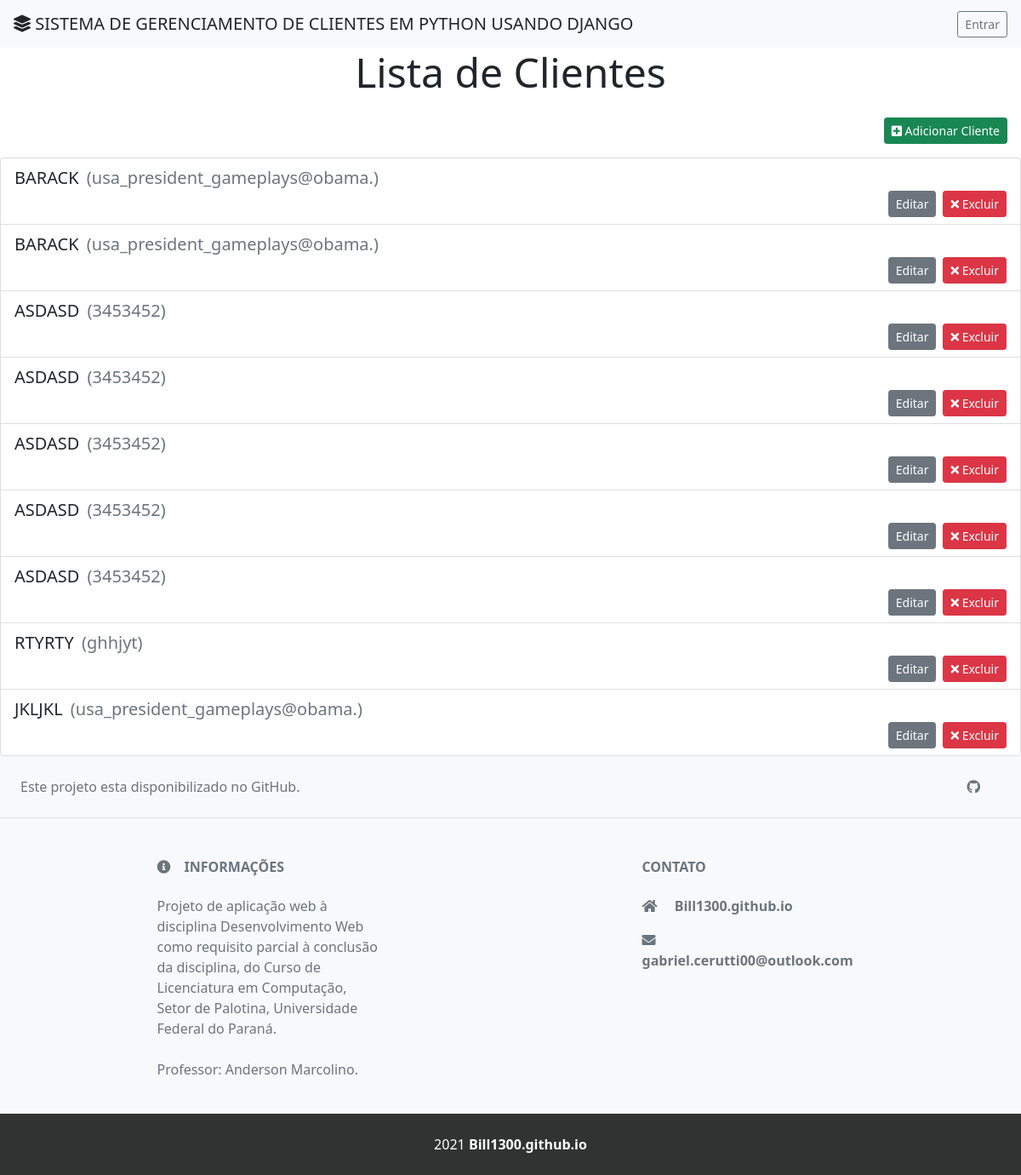
Before: /clientes/ with the older database file.
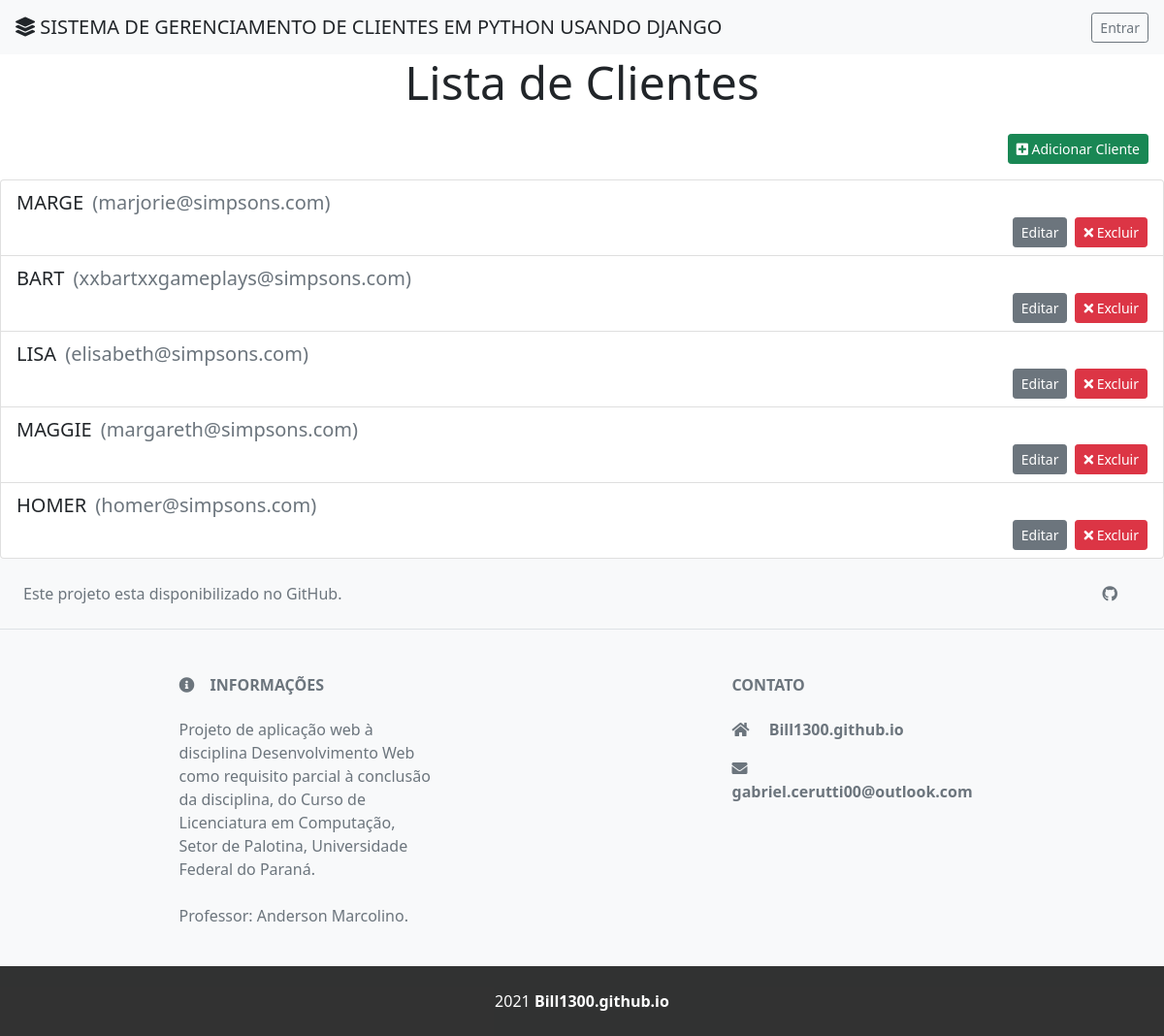
After: the same page with the newer database file.
### application/models.py (models this page shows, shortened)
class Cliente(models.Model):
    nome = models.CharField(max_length=50)
    idade = models.IntegerField()
    email = models.CharField(max_length=50, blank=True, null=True)
    telefone = models.CharField(max_length=20)

### application/views.py (the view)
# urls.py: path('', views.ClienteList.as_view(), name='list'),
class ClienteList(ListView):
    model = Cliente
    queryset = Cliente.objects.all()

### application/templates/application/cliente_list.html (shortened to what the changed rows need)
<!doctype html>
<html lang="pt-br">
    <head>
        <link href="https://cdn.jsdelivr.net/npm/bootstrap@5.0.2/dist/css/bootstrap.min.css" rel="stylesheet">
        <link rel="stylesheet" href="https://pro.fontawesome.com/releases/v5.10.0/css/all.css"/>
        {% load staticfiles %}
        <link rel="stylesheet" type="text/css" href="{% static 'css/style.css' %}">
    </head>
    <body>
        <header>
            <h1 class="lead display-5 text-center">Lista de Clientes</h1>
        </header>
        <ul class="list-group" >
            {% for cliente in object_list %}
            <li class="list-group-item">
                <a class="text-uppercase text-decoration-none lead text-dark" href="{% url 'application:detail' pk=cliente.id %}">{{cliente.nome}}
                    {% if cliente.email %}
                    <label class="text-secondary ms-1 text-lowercase">({{ cliente.email }})</label>
                    {% endif %}
                </a>
                <div class="d-grid gap-2 d-md-flex justify-content-md-end">
                    <button type="submit" class="btn btn-secondary btn-sm" onclick="location.href = '{% url 'application:update' pk=cliente.id %}'">Editar</button>
                    <button type="submit" class="btn btn-danger btn-sm" onclick="location.href = '{% url 'application:delete' pk=cliente.id %}'"><i class="fa fa-times" aria-hidden="true"></i> Excluir</button>
                </div>
            </li>
            {% endfor %}
        </ul>
    </body>
</html>

Changed rows visible on the page:
removed Cliente: nome "BARACK", email "usa_president_gameplays@obama."
removed Cliente: nome "BARACK", email "usa_president_gameplays@obama."
removed Cliente: nome "ASDASD", email "3453452"
removed Cliente: nome "ASDASD", email "3453452"
removed Cliente: nome "ASDASD", email "3453452"
removed Cliente: nome "ASDASD", email "3453452"
removed Cliente: nome "ASDASD", email "3453452"
removed Cliente: nome "RTYRTY", email "ghhjyt"
removed Cliente: nome "JKLJKL", email "usa_president_gameplays@obama."
added Cliente: nome "MARGE", email "marjorie@simpsons.com"
added Cliente: nome "BART", email "xxbartxxgameplays@simpsons.com"
added Cliente: nome "LISA", email "elisabeth@simpsons.com"
added Cliente: nome "MAGGIE", email "margareth@simpsons.com"
added Cliente: nome "HOMER", email "homer@simpsons.com"
